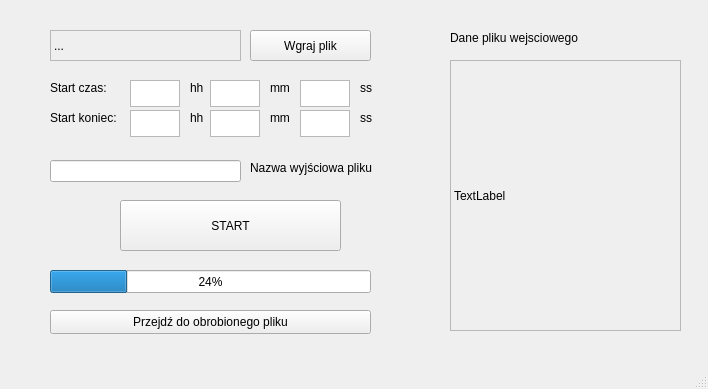
<?xml version="1.0" encoding="UTF-8"?>
<ui version="4.0">
 <class>MainWindow</class>
 <widget class="QMainWindow" name="MainWindow">
  <property name="geometry">
   <rect>
    <x>0</x>
    <y>0</y>
    <width>708</width>
    <height>389</height>
   </rect>
  </property>
  <property name="windowTitle">
   <string>MainWindow</string>
  </property>
  <widget class="QWidget" name="centralwidget">
   <widget class="QLabel" name="lab_nazwaPliku">
    <property name="geometry">
     <rect>
      <x>50</x>
      <y>30</y>
      <width>191</width>
      <height>31</height>
     </rect>
    </property>
    <property name="autoFillBackground">
     <bool>true</bool>
    </property>
    <property name="frameShape">
     <enum>QFrame::StyledPanel</enum>
    </property>
    <property name="text">
     <string>...</string>
    </property>
   </widget>
   <widget class="QPushButton" name="but_wgrajPlik">
    <property name="geometry">
     <rect>
      <x>250</x>
      <y>30</y>
      <width>121</width>
      <height>31</height>
     </rect>
    </property>
    <property name="text">
     <string>Wgraj plik</string>
    </property>
   </widget>
   <widget class="QPlainTextEdit" name="inp_start_h">
    <property name="geometry">
     <rect>
      <x>130</x>
      <y>80</y>
      <width>50</width>
      <height>27</height>
     </rect>
    </property>
   </widget>
   <widget class="QPlainTextEdit" name="inp_start_min">
    <property name="geometry">
     <rect>
      <x>210</x>
      <y>80</y>
      <width>50</width>
      <height>27</height>
     </rect>
    </property>
   </widget>
   <widget class="QPlainTextEdit" name="inp_start_s">
    <property name="geometry">
     <rect>
      <x>300</x>
      <y>80</y>
      <width>50</width>
      <height>27</height>
     </rect>
    </property>
   </widget>
   <widget class="QLabel" name="label">
    <property name="geometry">
     <rect>
      <x>50</x>
      <y>80</y>
      <width>71</width>
      <height>16</height>
     </rect>
    </property>
    <property name="text">
     <string>Start czas:</string>
    </property>
   </widget>
   <widget class="QLabel" name="label_2">
    <property name="geometry">
     <rect>
      <x>190</x>
      <y>80</y>
      <width>21</width>
      <height>16</height>
     </rect>
    </property>
    <property name="text">
     <string>hh</string>
    </property>
   </widget>
   <widget class="QLabel" name="label_3">
    <property name="geometry">
     <rect>
      <x>270</x>
      <y>80</y>
      <width>21</width>
      <height>16</height>
     </rect>
    </property>
    <property name="text">
     <string>mm</string>
    </property>
   </widget>
   <widget class="QLabel" name="label_4">
    <property name="geometry">
     <rect>
      <x>360</x>
      <y>80</y>
      <width>21</width>
      <height>16</height>
     </rect>
    </property>
    <property name="text">
     <string>ss</string>
    </property>
   </widget>
   <widget class="QLabel" name="label_5">
    <property name="geometry">
     <rect>
      <x>360</x>
      <y>110</y>
      <width>21</width>
      <height>16</height>
     </rect>
    </property>
    <property name="text">
     <string>ss</string>
    </property>
   </widget>
   <widget class="QPlainTextEdit" name="inp_start_min_2">
    <property name="geometry">
     <rect>
      <x>210</x>
      <y>110</y>
      <width>50</width>
      <height>27</height>
     </rect>
    </property>
   </widget>
   <widget class="QLabel" name="label_6">
    <property name="geometry">
     <rect>
      <x>270</x>
      <y>110</y>
      <width>21</width>
      <height>16</height>
     </rect>
    </property>
    <property name="text">
     <string>mm</string>
    </property>
   </widget>
   <widget class="QPlainTextEdit" name="inp_start_s_2">
    <property name="geometry">
     <rect>
      <x>300</x>
      <y>110</y>
      <width>50</width>
      <height>27</height>
     </rect>
    </property>
   </widget>
   <widget class="QPlainTextEdit" name="inp_start_h_2">
    <property name="geometry">
     <rect>
      <x>130</x>
      <y>110</y>
      <width>50</width>
      <height>27</height>
     </rect>
    </property>
   </widget>
   <widget class="QLabel" name="label_7">
    <property name="geometry">
     <rect>
      <x>190</x>
      <y>110</y>
      <width>21</width>
      <height>16</height>
     </rect>
    </property>
    <property name="text">
     <string>hh</string>
    </property>
   </widget>
   <widget class="QLabel" name="label_8">
    <property name="geometry">
     <rect>
      <x>50</x>
      <y>110</y>
      <width>71</width>
      <height>16</height>
     </rect>
    </property>
    <property name="text">
     <string>Start koniec:</string>
    </property>
   </widget>
   <widget class="QLineEdit" name="inp_nameOutpFile">
    <property name="geometry">
     <rect>
      <x>50</x>
      <y>160</y>
      <width>191</width>
      <height>22</height>
     </rect>
    </property>
   </widget>
   <widget class="QLabel" name="label_9">
    <property name="geometry">
     <rect>
      <x>250</x>
      <y>160</y>
      <width>141</width>
      <height>16</height>
     </rect>
    </property>
    <property name="text">
     <string>Nazwa wyjściowa pliku</string>
    </property>
   </widget>
   <widget class="QPushButton" name="but_start">
    <property name="geometry">
     <rect>
      <x>120</x>
      <y>200</y>
      <width>221</width>
      <height>51</height>
     </rect>
    </property>
    <property name="text">
     <string>START</string>
    </property>
   </widget>
   <widget class="QProgressBar" name="progBar_trim">
    <property name="geometry">
     <rect>
      <x>50</x>
      <y>270</y>
      <width>321</width>
      <height>23</height>
     </rect>
    </property>
    <property name="value">
     <number>24</number>
    </property>
   </widget>
   <widget class="QPushButton" name="but_doTrimPliku">
    <property name="geometry">
     <rect>
      <x>50</x>
      <y>310</y>
      <width>321</width>
      <height>24</height>
     </rect>
    </property>
    <property name="text">
     <string>Przejdź do obrobionego pliku</string>
    </property>
   </widget>
   <widget class="QLabel" name="lab_dane_pliku">
    <property name="geometry">
     <rect>
      <x>450</x>
      <y>60</y>
      <width>231</width>
      <height>271</height>
     </rect>
    </property>
    <property name="frameShape">
     <enum>QFrame::StyledPanel</enum>
    </property>
    <property name="text">
     <string>TextLabel</string>
    </property>
   </widget>
   <widget class="QLabel" name="label_10">
    <property name="geometry">
     <rect>
      <x>450</x>
      <y>30</y>
      <width>201</width>
      <height>16</height>
     </rect>
    </property>
    <property name="frameShape">
     <enum>QFrame::NoFrame</enum>
    </property>
    <property name="text">
     <string>Dane pliku wejsciowego</string>
    </property>
   </widget>
  </widget>
  <widget class="QMenuBar" name="menubar">
   <property name="geometry">
    <rect>
     <x>0</x>
     <y>0</y>
     <width>708</width>
     <height>21</height>
    </rect>
   </property>
  </widget>
  <widget class="QStatusBar" name="statusbar"/>
 </widget>
 <resources/>
 <connections/>
</ui>
